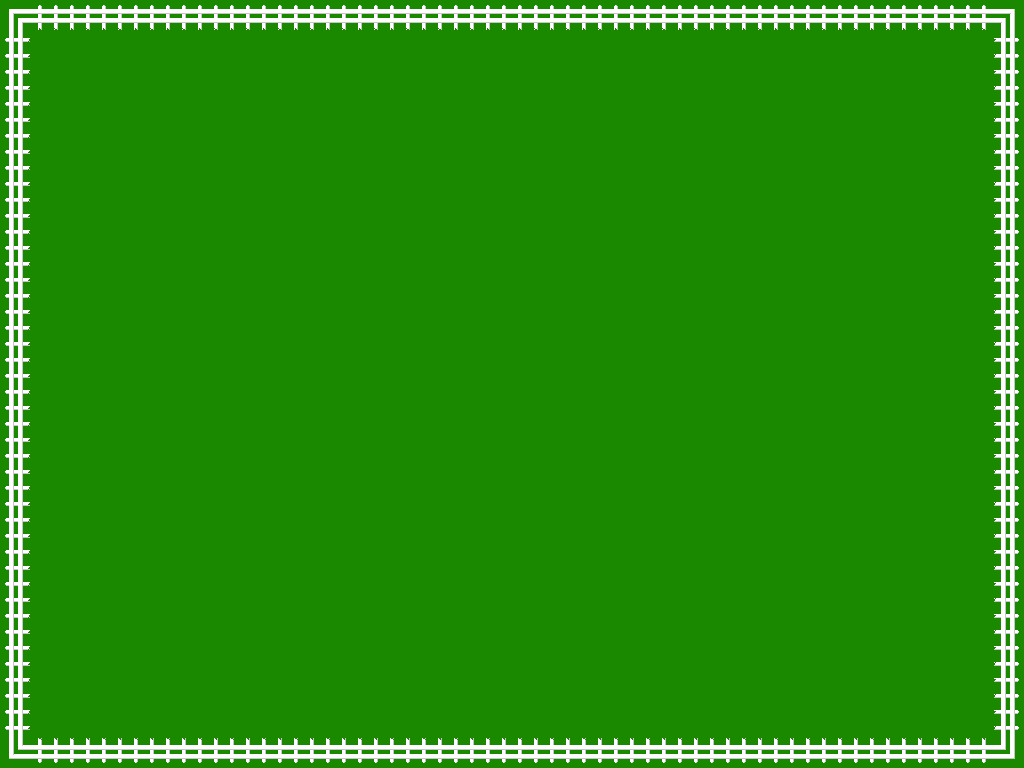

Tiled map render using the project's own tile images. Description and the map definition, with tile-layer contents summarised, below:
An orthogonal 32x24 tile map with 32x32 px tiles, 1 tile layer (Graphics), 1 hidden layer not drawn and 34 objects (30x Obstacle, 3x Goal, BoxFort).

<map version="1.0" orientation="orthogonal" width="32" height="24" tilewidth="32" tileheight="32">
 <tileset firstgid="1" name="Backyard" tilewidth="32" tileheight="32">
  <image source="../images/tileset.png" width="128" height="128" />
 </tileset>
 <layer name="Graphics" width="32" height="24">
  <data>[768 cells, 768 non-empty, 9 distinct tile ids]</data>
 </layer>
 <layer name="Physics" width="32" height="24" visible="0">
  <data>[768 cells, 108 non-empty, 1 distinct tile ids]</data>
 </layer>
 <objectgroup name="Obstacles" width="32" height="24">
  <object name="BoxFort" x="38" y="44" width="32" height="32" />
  <object name="ActionFigure" type="Goal" x="907" y="80" width="32" height="32" />
  <object name="Plane" type="Goal" x="145" y="410" width="32" height="32" />
  <object name="GreenArmyMen" type="Goal" x="646" y="636" width="32" height="32" />
  <object name="Rock" type="Obstacle" x="546" y="343" width="32" height="32" />
  <object name="Rock" type="Obstacle" x="596" y="492" width="32" height="32" />
  <object name="Rock" type="Obstacle" x="460" y="526" width="32" height="32" />
  <object name="Rock" type="Obstacle" x="260" y="590" width="32" height="32" />
  <object name="Rock" type="Obstacle" x="106" y="563" width="32" height="32" />
  <object name="Rock" type="Obstacle" x="436" y="620" width="32" height="32" />
  <object name="Rock" type="Obstacle" x="320" y="493" width="32" height="32" />
  <object name="Rock" type="Obstacle" x="333" y="371" width="32" height="32" />
  <object name="Rock" type="Obstacle" x="194" y="325" width="32" height="32" />
  <object name="Rock" type="Obstacle" x="755" y="547" width="32" height="32" />
  <object name="Rock" type="Obstacle" x="769" y="634" width="32" height="32" />
  <object name="Rock" type="Obstacle" x="891" y="616" width="32" height="32" />
  <object name="Rock" type="Obstacle" x="889" y="473" width="32" height="32" />
  <object name="Rock" type="Obstacle" x="794" y="452" width="32" height="32" />
  <object name="Rock" type="Obstacle" x="870" y="354" width="32" height="32" />
  <object name="Rock" type="Obstacle" x="799" y="291" width="32" height="32" />
  <object name="Rock" type="Obstacle" x="899" y="261" width="32" height="32" />
  <object name="Rock" type="Obstacle" x="812" y="202" width="32" height="32" />
  <object name="Rock" type="Obstacle" x="810" y="83" width="32" height="32" />
  <object name="Rock" type="Obstacle" x="687" y="99" width="32" height="32" />
  <object name="Rock" type="Obstacle" x="700" y="222" width="32" height="32" />
  <object name="Rock" type="Obstacle" x="656" y="265" width="32" height="32" />
  <object name="Rock" type="Obstacle" x="585" y="191" width="32" height="32" />
  <object name="Rock" type="Obstacle" x="538" y="116" width="32" height="32" />
  <object name="Rock" type="Obstacle" x="442" y="195" width="32" height="32" />
  <object name="Rock" type="Obstacle" x="410" y="281" width="32" height="32" />
  <object name="Rock" type="Obstacle" x="95" y="223" width="32" height="32" />
  <object name="Rock" type="Obstacle" x="194" y="138" width="32" height="32" />
  <object name="Rock" type="Obstacle" x="367" y="68" width="32" height="32" />
  <object name="Rock" type="Obstacle" x="337" y="217" width="32" height="32" />
 </objectgroup>
</map>
